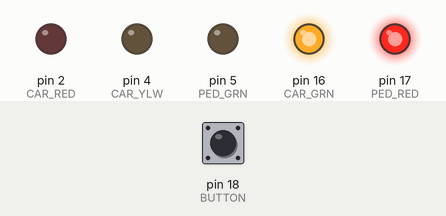
Recording of a sketch running on a simulated Arduino Uno, built with avr-gcc and run on an emulated ATmega328P. Shown: output pins drawn as LEDs (lit = HIGH). The test bench sets the inputs (shaded band); at power-on: pin 18 (BUTTON) HIGH.

Above: at 1.2 s.
1.3 s: pin 18 (BUTTON) pulled LOW for 0.15 s
At 1.6 s:
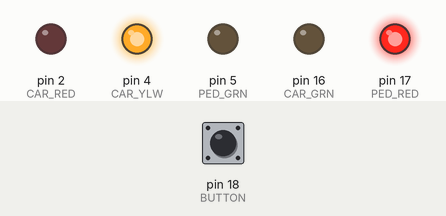
At 4.2 s:
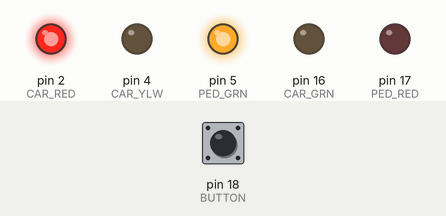
Timing chart, 0 to 9.8 s (numbered marks = the images above; inputs shaded):
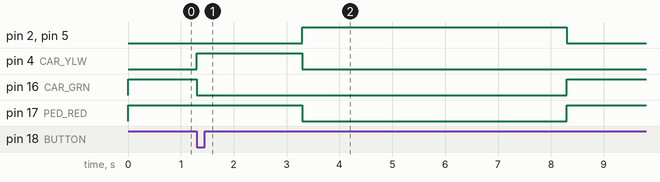

The sketch:

01-traffic-light-with-pedestrian-request.ino
```cpp
const int CAR_RED = 2;
const int CAR_YLW = 4;
const int CAR_GRN = 16;

const int PED_RED = 17;
const int PED_GRN = 5;

const int BUTTON = 18;

const int CAR_RED_NUM = 1;
const int CAR_YLW_NUM = 2;
const int CAR_GRN_NUM = 3;

const unsigned long CAR_RED_DUR = 5000;
const unsigned long CAR_YLW_DUR = 2000;

const unsigned long BUTTON_DISABLED_DUR = 7000;

unsigned long prevTime = 0;

int currentCarLedNum = 3;

unsigned long prevButtonTime = 0;
bool isButtonActive = true;
bool prevButtonState = HIGH;

bool isCrossingActive = false;

void setup() {

  pinMode(CAR_RED, OUTPUT);
  pinMode(CAR_YLW, OUTPUT);
  pinMode(CAR_GRN, OUTPUT);

  pinMode(PED_RED, OUTPUT);
  pinMode(PED_GRN, OUTPUT);

  pinMode(BUTTON, INPUT_PULLUP);

  digitalWrite(CAR_RED, LOW);
  digitalWrite(CAR_YLW, LOW);
  digitalWrite(CAR_GRN, HIGH);

  digitalWrite(PED_RED, HIGH);
  digitalWrite(PED_GRN, LOW);

}

void loop() {

  unsigned long currentTime = millis();

  bool buttonState = digitalRead(BUTTON);

  if(!isButtonActive) {
    if(currentTime - prevButtonTime >= BUTTON_DISABLED_DUR) {
      isButtonActive = true;
    }
  }

  if(buttonState == LOW && prevButtonState == HIGH) {

    if(currentCarLedNum == CAR_GRN_NUM && isButtonActive) {

      isCrossingActive = true;

      digitalWrite(CAR_GRN, LOW);
      digitalWrite(CAR_YLW, HIGH);

      currentCarLedNum = 2;

      isButtonActive = false;

      prevTime = currentTime;
      prevButtonTime = currentTime;
    }
  }

  prevButtonState = buttonState;

  if(isCrossingActive) {

    if(currentTime - prevTime >= CAR_YLW_DUR && currentCarLedNum == CAR_YLW_NUM) {

        digitalWrite(CAR_YLW, LOW);
        digitalWrite(CAR_RED, HIGH);

        digitalWrite(PED_RED, LOW);
        digitalWrite(PED_GRN, HIGH);

        currentCarLedNum = 1;

        prevTime = currentTime;
    }

    if(currentTime - prevTime >= CAR_RED_DUR && currentCarLedNum == CAR_RED_NUM) {

      digitalWrite(CAR_RED, LOW);
      digitalWrite(CAR_GRN, HIGH);

      digitalWrite(PED_GRN, LOW);
      digitalWrite(PED_RED, HIGH);

      currentCarLedNum = 3;

      isCrossingActive = false;
    }
  }
}
```

Measured:
- after the input at 1.3 s, pin 2 (CAR_RED), pin 5 (PED_GRN): LOW → HIGH after 2.0 s, → LOW 5.0 s later; pin 4 (CAR_YLW): LOW → HIGH at once, → LOW 2.0 s later; pin 16 (CAR_GRN): HIGH → LOW at once, → HIGH 7.0 s later; pin 17 (PED_RED): HIGH → LOW after 2.0 s, → HIGH 5.0 s later
